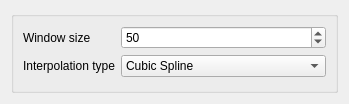
<?xml version="1.0" encoding="UTF-8"?>
<ui version="4.0">
 <class>Form</class>
 <widget class="QWidget" name="Form">
  <property name="geometry">
   <rect>
    <x>0</x>
    <y>0</y>
    <width>349</width>
    <height>104</height>
   </rect>
  </property>
  <property name="windowTitle">
   <string>Form</string>
  </property>
  <layout class="QVBoxLayout" name="verticalLayout">
   <item>
    <widget class="QGroupBox" name="groupBox">
     <layout class="QFormLayout" name="formLayout_2">
      <property name="fieldGrowthPolicy">
       <enum>QFormLayout::AllNonFixedFieldsGrow</enum>
      </property>
      <item row="0" column="0">
       <widget class="QLabel" name="winsizeLabel">
        <property name="text">
         <string>Window size</string>
        </property>
       </widget>
      </item>
      <item row="0" column="1">
       <widget class="QSpinBox" name="winsizeSpin">
        <property name="value">
         <number>50</number>
        </property>
       </widget>
      </item>
      <item row="1" column="0">
       <widget class="QLabel" name="interpLabel">
        <property name="text">
         <string>Interpolation type</string>
        </property>
       </widget>
      </item>
      <item row="1" column="1">
       <widget class="QComboBox" name="interpcomboBox">
        <item>
         <property name="text">
          <string>Cubic Spline</string>
         </property>
        </item>
        <item>
         <property name="text">
          <string>Quadratic Spline</string>
         </property>
        </item>
        <item>
         <property name="text">
          <string>Linear</string>
         </property>
        </item>
       </widget>
      </item>
     </layout>
    </widget>
   </item>
  </layout>
 </widget>
 <resources/>
 <connections/>
</ui>
